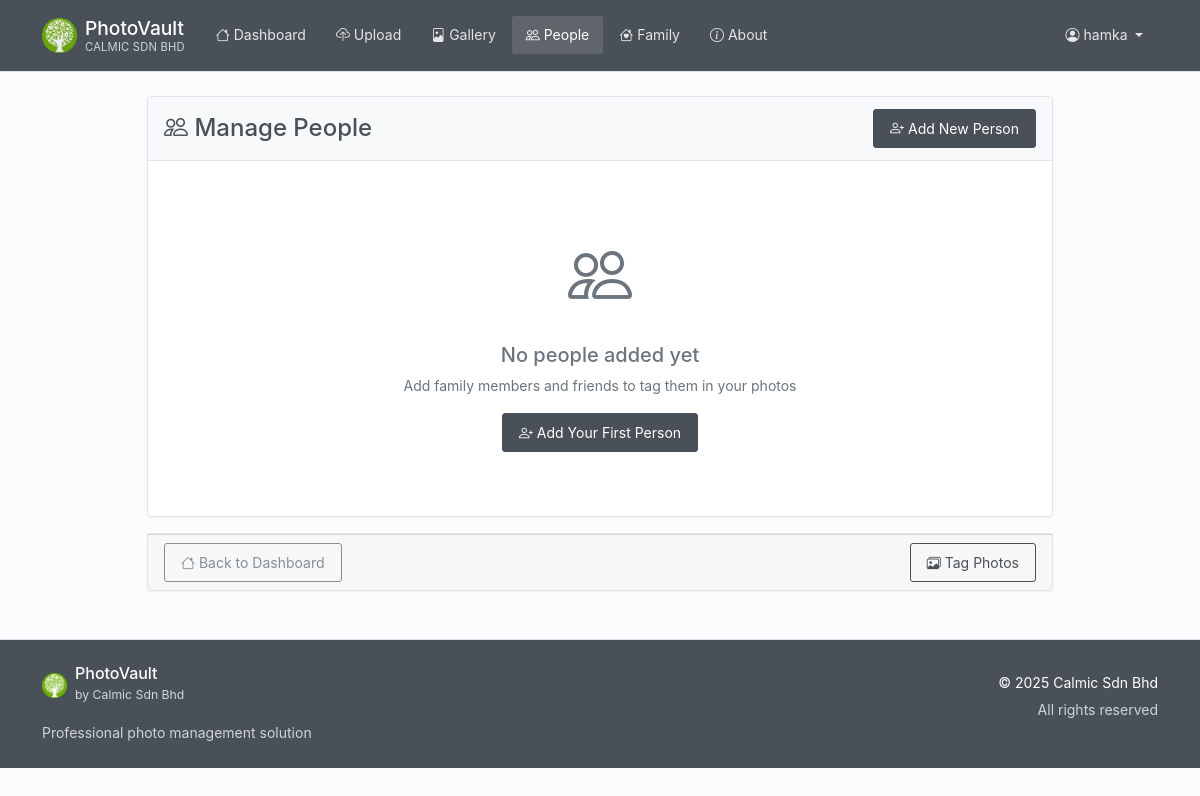
The app's page /people (signed in), older data.
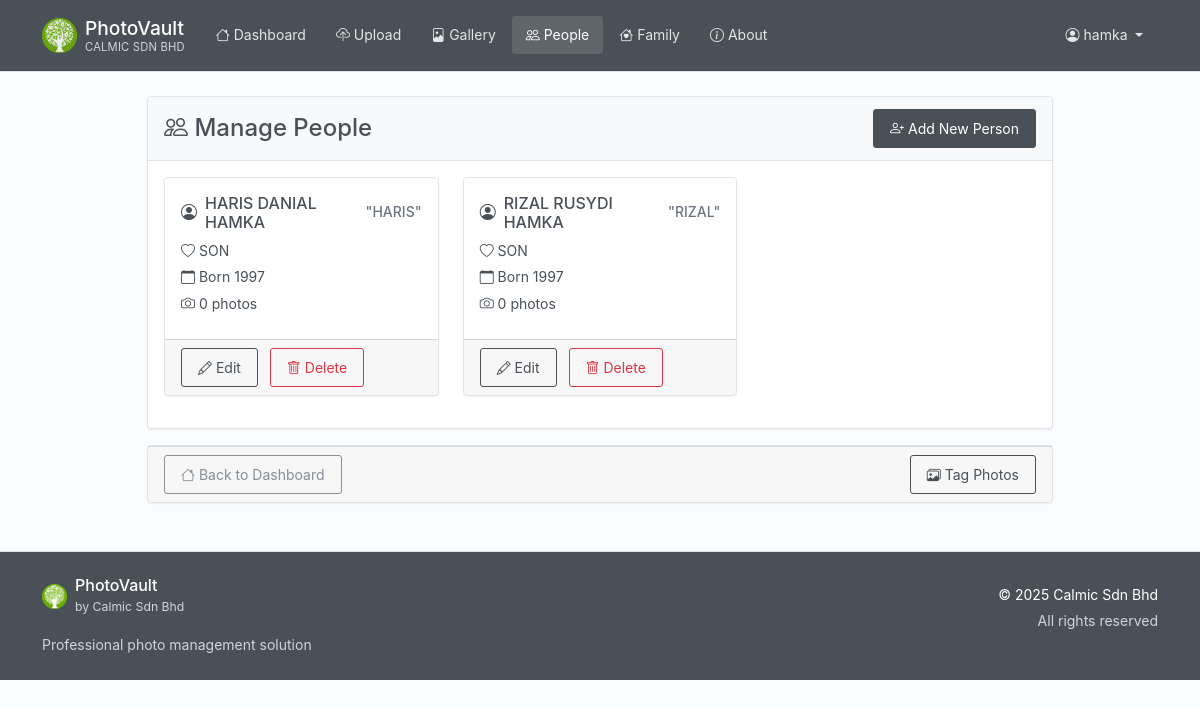
The same page, newer data.
### photovault/models/__init__.py (models this page shows, shortened)
class User(UserMixin, db.Model):
    id = db.Column(db.Integer, primary_key=True)
    username = db.Column(db.String(80), unique=True, nullable=False)
    email = db.Column(db.String(120), unique=True, nullable=False)
    password_hash = db.Column(db.String(255), nullable=False)
    created_at = db.Column(db.DateTime, default=datetime.utcnow)
    is_active = db.Column(db.Boolean, default=True)
    is_admin = db.Column(db.Boolean, default=False, nullable=False)
    is_superuser = db.Column(db.Boolean, default=False, nullable=False)
    photos = db.relationship('Photo', backref='user', lazy=True, cascade='all, delete-orphan')
    albums = db.relationship('Album', backref='user', lazy=True, cascade='all, delete-orphan')
    people = db.relationship('Person', backref='user', lazy=True, cascade='all, delete-orphan')

class Person(db.Model):
    id = db.Column(db.Integer, primary_key=True)
    name = db.Column(db.String(200), nullable=False)
    nickname = db.Column(db.String(100))
    birth_year = db.Column(db.Integer)
    relationship = db.Column(db.String(100))  # e.g., "Mother", "Brother", "Friend"
    notes = db.Column(db.Text)
    created_at = db.Column(db.DateTime, default=datetime.utcnow)
    user_id = db.Column(db.Integer, db.ForeignKey('user.id'), nullable=False)
    photo_people_records = db.relationship('PhotoPerson', back_populates='person', overlaps="photos")

### photovault/routes/main.py (the view)
@main_bp.route('/people')
@login_required
def people():
    try:
        from photovault.models import Person
        page = request.args.get('page', 1, type=int)
        people = Person.query.filter_by(user_id=current_user.id).order_by(Person.name.asc()).paginate(
            page=page, per_page=12, error_out=False
        )
        return render_template('people.html', people=people)
    except Exception as e:
        print(f"People page error: {str(e)}")
        return render_template('people.html', people=None)

### photovault/templates/people.html (shortened to what this page needs)
{% extends "base.html" %}
{% block content %}
<div class="container mt-4">
    <div class="row justify-content-center">
        <div class="col-lg-10">
            <div class="card">
                <div class="card-header d-flex justify-content-between align-items-center">
                    <h4 class="mb-0">
                        <i class="bi bi-people"></i> Manage People
                    </h4>
                    <button class="btn btn-primary" data-bs-toggle="modal" data-bs-target="#addPersonModal">
                        <i class="bi bi-person-plus"></i> Add New Person
                    </button>
                </div>
                <div class="card-body">
                    {% if people.items %}
                    <div class="row">
                        {% for person in people.items %}
                        <div class="col-md-6 col-lg-4 mb-3">
                            <div class="card person-card h-100">
                                <div class="card-body">
                                    <h6 class="card-title d-flex align-items-center">
                                        <i class="bi bi-person-circle me-2"></i>
                                        {{ person.name }}
                                        {% if person.nickname %}
                                        <small class="text-muted ms-1">"{{ person.nickname }}"</small>
                                        {% endif %}
                                    </h6>
                                    {% if person.relationship %}
                                    <p class="card-text mb-1">
                                        <i class="bi bi-heart"></i> {{ person.relationship }}
                                    </p>
                                    {% endif %}
                                    {% if person.birth_year %}
                                    <p class="card-text mb-1">
                                        <i class="bi bi-calendar"></i> Born {{ person.birth_year }}
                                    </p>
                                    {% endif %}
                                    <p class="card-text mb-2">
                                        <i class="bi bi-camera"></i>
                                        {{ person.photo_count if person.photo_count else 0 }} photos
                                    </p>
                                </div>
                                <div class="card-footer">
                                    <button class="btn btn-outline-primary btn-sm"
                                            onclick="editPerson({{ person.id }}, '{{ person.name }}', '{{ person.nickname or '' }}', '{{ person.relationship or '' }}', {{ person.birth_year or 'null' }}, '{{ person.notes or '' }}')">
                                        <i class="bi bi-pencil"></i> Edit
                                    </button>
                                    <button class="btn btn-outline-danger btn-sm ms-2"
                                            onclick="deletePerson({{ person.id }}, '{{ person.name }}')">
                                        <i class="bi bi-trash"></i> Delete
                                    </button>
                                </div>
                            </div>
                        </div>
                        {% endfor %}
                    </div>
                    {% else %}
                    <div class="text-center py-5">
                        <i class="bi bi-people" style="font-size: 4rem; color: #6c757d;"></i>
                        <h5 class="mt-3 text-muted">No people added yet</h5>
                        <p class="text-muted">Add family members and friends to tag them in your photos</p>
                        <button class="btn btn-primary" data-bs-toggle="modal" data-bs-target="#addPersonModal">
                            <i class="bi bi-person-plus"></i> Add Your First Person
                        </button>
                    </div>
                    {% endif %}
                </div>
            </div>
            <div class="card mt-3">
                <div class="card-footer">
                    <div class="d-flex justify-content-between">
                        <a href="{{ url_for('main.dashboard') }}" class="btn btn-outline-secondary">
                            <i class="bi bi-house"></i> Back to Dashboard
                        </a>
                        <a href="{{ url_for('main.gallery') }}" class="btn btn-outline-primary">
                            <i class="bi bi-images"></i> Tag Photos
                        </a>
                    </div>
                </div>
            </div>
        </div>
    </div>
</div>
{% endblock %}

### photovault/templates/base.html (shortened to what this page needs)
<!DOCTYPE html>
<html lang="en">
<head>
    <link href="https://cdn.jsdelivr.net/npm/bootstrap@5.1.3/dist/css/bootstrap.min.css" rel="stylesheet"
>
    <link rel="stylesheet" href="https://cdn.jsdelivr.net/npm/bootstrap-icons@1.11.3/font/bootstrap-icons.css">
    <link rel="stylesheet" href="{{ url_for('static', filename='css/style.css') }}">
</head>
<body>
    <nav class="navbar navbar-expand-lg navbar-dark" role="navigation" aria-label="Main navigation">
        <div class="container">
            <a class="navbar-brand d-flex align-items-center" href="{{ url_for('main.index') }}" aria-label="PhotoVault Home">
                <div class="logo-container me-2 d-flex align-items-center">
                    <img src="{{ url_for('static', filename='img/calmic-logo.png') }}"
                         alt="Calmic Logo"
                         height="35"
                         class="logo-img"
                         onload="this.parentNode.querySelector('.logo-fallback').style.display='none';"
                         onerror="this.style.display='none'; this.parentNode.querySelector('.logo-fallback').style.display='flex';">
                </div>
                <div class="brand-text">
                    <div class="brand-name">{{ app_title if app_title else 'PhotoVault' }}</div>
                    <div class="company-name">{{ company_info.name if company_info else 'Calmic Sdn Bhd' }}</div>
                </div>
            </a>
            <div class="collapse navbar-collapse" id="navbarNav">
                {% if current_user.is_authenticated %}
                <div class="navbar-nav me-auto">
                    <a class="nav-link {{ 'active' if request.endpoint == 'main.dashboard' }}"
                       href="{{ url_for('main.dashboard') }}" aria-current="{% if request.endpoint == 'main.dashboard' %}page{% endif %}">
                        <i class="bi bi-house" aria-hidden="true"></i> Dashboard
                    </a>
                    <a class="nav-link {{ 'active' if request.endpoint == 'photo.upload_photo' }}"
                       href="/upload" aria-current="{% if request.endpoint == 'photo.upload_photo' %}page{% endif %}">
                        <i class="bi bi-cloud-upload" aria-hidden="true"></i> Upload
                    </a>
                    <a class="nav-link"
                       href="/gallery" aria-current="page">
                        <i class="bi bi-file-image" aria-hidden="true"></i> Gallery
                    </a>
                    <a class="nav-link {{ 'active' if request.endpoint == 'main.people' }}"
                       href="{{ url_for('main.people') }}" aria-current="{% if request.endpoint == 'main.people' %}page{% endif %}">
                        <i class="bi bi-people" aria-hidden="true"></i> People
                    </a>
                    <a class="nav-link {{ 'active' if request.endpoint and request.endpoint.startswith('family.') }}"
                       href="{{ url_for('family.index') }}" aria-current="{% if request.endpoint and request.endpoint.startswith('family.') %}page{% endif %}">
                        <i class="bi bi-house-heart" aria-hidden="true"></i> Family
                    </a>
                    <a class="nav-link {{ 'active' if request.endpoint == 'main.about' }}"
                       href="{{ url_for('main.about') }}" aria-current="{% if request.endpoint == 'main.about' %}page{% endif %}">
                        <i class="bi bi-info-circle" aria-hidden="true"></i> About
                    </a>
                </div>
                <div class="navbar-nav ms-auto">
                    <div class="nav-item dropdown">
                        <a class="nav-link dropdown-toggle" href="#" id="userDropdown" role="button"
                           data-bs-toggle="dropdown" aria-expanded="false" aria-label="User menu for {{ current_user.username }}">
                            <i class="bi bi-person-circle" aria-hidden="true"></i>
                            <span class="d-none d-sm-inline">{{ current_user.username }}</span>
                        </a>
                    </div>
                </div>
                {% endif %}
            </div>
        </div>
    </nav>
    <main class="container my-4" id="main-content" role="main">
        {% block content %}{% endblock %}
    </main>
    <footer class="py-4 mt-5" role="contentinfo">
        <div class="container">
            <div class="row">
                <div class="col-md-6 mb-3 mb-md-0">
                    <div class="d-flex align-items-center mb-3">
                        <div class="footer-logo-container me-2 d-flex align-items-center">
                            <img src="{{ url_for('static', filename='img/calmic-logo.png') }}"
                                 alt="Calmic Logo"
                                 height="25"
                                 class="footer-logo-img"
                                 onload="this.parentNode.querySelector('.footer-logo-fallback').style.display='none';"
                                 onerror="this.style.display='none'; this.parentNode.querySelector('.footer-logo-fallback').style.display='flex';">
                        </div>
                        <div>
                            <h6 class="mb-0">{{ app_title if app_title else 'PhotoVault' }}</h6>
                            <small class="text-muted">by {{ company_info.name if company_info else 'Calmic Sdn Bhd' }}</small>
                        </div>
                    </div>
                    <p class="text-muted mb-0">Professional photo management solution</p>
                </div>
                <div class="col-md-6 text-md-end">
                    <p class="mb-1">{{ company_copyright if company_copyright else '© 2025 Calmic Sdn Bhd' }}</p>
                    <p class="text-muted mb-0">All rights reserved</p>
                </div>
            </div>
        </div>
    </footer>
</body>
</html>

### photovault/static/css/style.css (style rules this page uses)
body { font-family: -apple-system, BlinkMacSystemFont, 'Segoe UI', Roboto, 'Helvetica Neue', Arial, sans-serif; font-size: 14px; line-height: 1.6; color: #495057; background-color: #fafbfc; font-weight: 400; }
:root { --primary-color: #495057; --secondary-color: #868e96; --success-color: #51a351; --info-color: #5bc0de; --warning-color: #f0ad4e; --danger-color: #d9534f; --light-bg: #fafbfc; --lighter-bg: #ffffff; --border-color: #e1e5e9; --text-muted: #6c757d; --text-dark: #495057; }
.navbar-brand { font-weight: 500; font-size: 1.2rem; padding: 0.5rem 0; color: #ffffff !important; }
.navbar-brand img { border-radius: 2px; opacity: 0.9; }
.brand-text { line-height: 1.3; }
.brand-name { font-size: 1.2rem; font-weight: 500; color: #ffffff; margin-bottom: -1px; }
.company-name { font-size: 0.7rem; color: #ced4da; font-weight: 400; text-transform: uppercase; letter-spacing: 0.2px; }
.navbar-dark { background-color: var(--primary-color) !important; border-bottom: 1px solid #dee2e6; box-shadow: none; }
.navbar-dark .navbar-nav .nav-link { color: rgba(255,255,255,0.85) !important; font-weight: 400; padding: 0.5rem 0.875rem; border-radius: 3px; margin: 0 1px; transition: all 0.15s ease; }
.navbar-dark .navbar-nav .nav-link.active { color: #ffffff !important; background-color: rgba(255,255,255,0.12); }
.card { border: 1px solid var(--border-color); border-radius: 4px; box-shadow: 0 1px 2px rgba(0,0,0,0.05); transition: box-shadow 0.15s ease; background-color: var(--lighter-bg); }
.card-header { background-color: #f8f9fa; border-bottom: 1px solid var(--border-color); font-weight: 500; color: var(--text-dark); padding: 0.75rem 1rem; font-size: 0.9rem; }
.card-title { margin-bottom: 0.5rem; color: var(--text-dark); font-weight: 500; font-size: 1rem; }
.btn { border-radius: 3px; font-weight: 400; font-size: 0.875rem; padding: 0.5rem 1rem; transition: all 0.15s ease; border-width: 1px; }
.btn-primary { background-color: var(--primary-color); border-color: var(--primary-color); color: #ffffff; }
.btn-outline-primary { color: var(--primary-color); border-color: var(--primary-color); }
.btn-outline-secondary { color: var(--secondary-color); border-color: var(--secondary-color); }
footer { background-color: var(--primary-color); color: #ffffff; border-top: 1px solid #dee2e6; }
footer .text-muted { color: #ced4da !important; }
.text-muted { color: var(--text-muted) !important; }
.card { background-color: #ffffff !important; color: #495057 !important; }
.card-body { color: inherit !important; }

### photovault/templates/people.html (style rules this page uses)
.person-card { transition: transform 0.2s ease; }

Row changes from the older to the newer data that the page shows:
added Person: name "HARIS DANIAL HAMKA", nickname "HARIS", relationship "SON", birth_year "1997", photo_count "0"
added Person: name "RIZAL RUSYDI HAMKA", nickname "RIZAL", relationship "SON", birth_year "1997", photo_count "0"
Text that changed along with them:
text no longer shown: "No people added yet Add family members and friends to tag them in your photos Add Your First Person"
